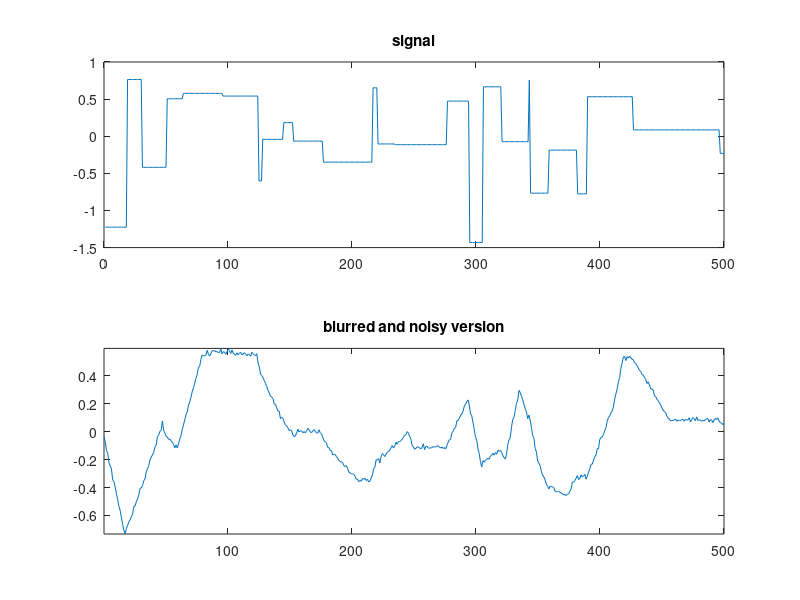

MATLAB code for this plot:
%% ECE 532 - HW5 - Fall 2017 - Rebecca Willett
%% Homework Assignment 5
% Completed by Roumen Guha

close all
clear all 
%% Problem 2
rng(0) % initialize random seed

n = 500;
k = 30;
sigma = 0.01;

% generate random piecewise constant signal
w = zeros(n,1);
w(1) = randn;
for i = 2:n
    if (rand < 0.95)
        w(i) = w(i - 1);
    else
        w(i) = randn;
    end
end
    
% generate k-point averaging function
h = ones(1, k)/k;

% make X matrix for blurring 
m = n+k-1;
for i = 1:m
    if i <= k
        X(i, 1:i) = h(1:i);
    else
        X(i, i-k+1:i) = h;
    end
end
X = X(:, 1:n);

% blurred signal + noise
y = X*w + sigma*randn(m, 1);

% plot
figure(1)
subplot(211)
plot(w)
title('signal')

subplot(212)
plot(y(1:n))
axis('tight')
title('blurred and noisy version')

%% (a)
errorRate = @(y, y_hat) sum((y - y_hat).^2);

[U, S, V] = svd(X, 'econ');
%% (i) Standard Least-Squares
w_hat = (X' * X) \ X' * y;
y_hat = X * w_hat;

errorRate_leastSquares = errorRate(y, y_hat)

%% (ii) Truncated Singular Value Decomposition (SVD)
w_hat = (V * inv(S) * U') * y;
y_hat = X * w_hat;

errorRate_truncatedSVD = errorRate(y, y_hat)
%% (iii) Regularized Least-Squares (LS)
lambda = 0.0000001;

w_hat = (V / (S' * S + lambda * eye(size(S,1))) * S' * U') * y;
y_hat = X * w_hat;

errorRate_regularizedLS = errorRate(y, y_hat)

%% (b)
% It seems as though regularization works best when sigma and k are large,
% so when there is a lot of noise or blurring. 